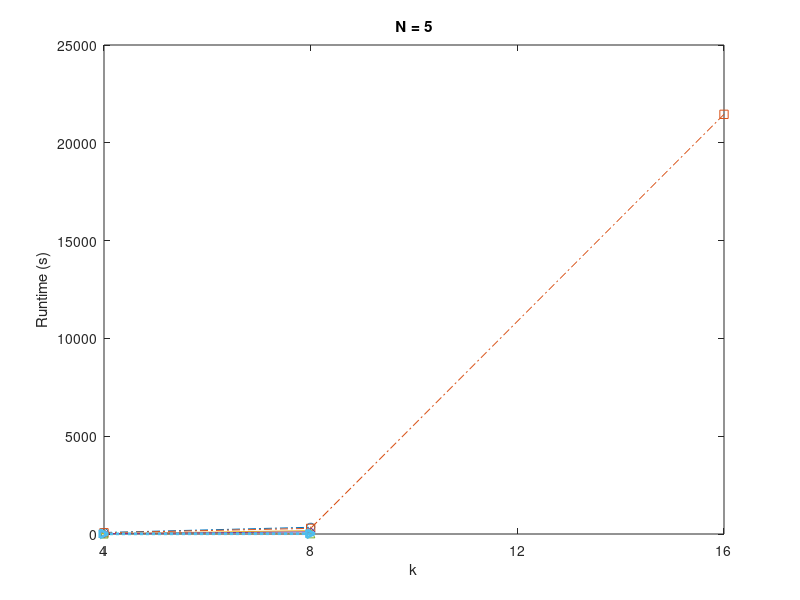
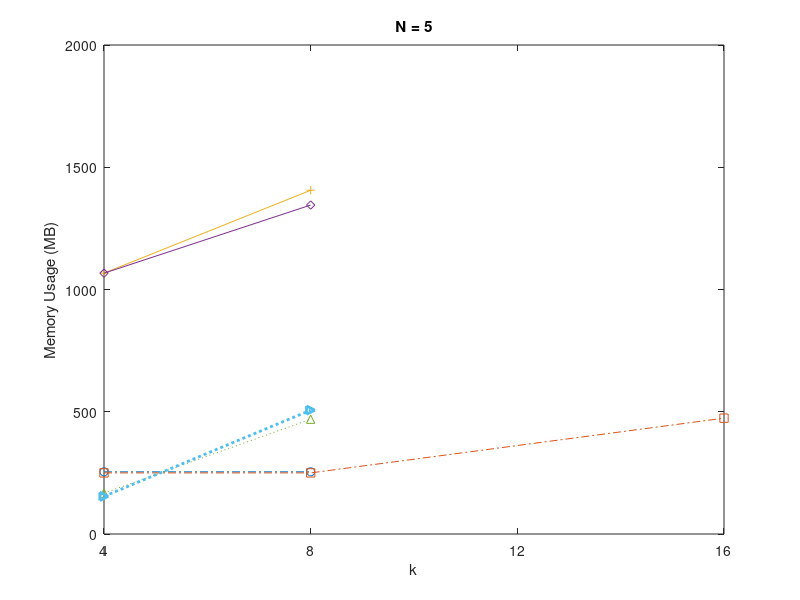

The MATLAB source for these figures, in order:

%time_safe8 = [1.6 1.1 8.3 6.9 76.1 40.1 344.8 288.8];
time_safe5 = [77.51 344.4];
time_unsafe5 = [63.93 288.8 21456];
hycomp_time_safe5 = [17.13 172.4];
hycomp_time_unsafe5 = [16.56 109.1];
dreach_time_safe5 = [7.7 16.69];
dreach_time_unsafe5 = [7.7 17];
%%%%%
mem_safe5 = [254.3 254.4];
mem_unsafe5 = [249.9 249.9 473.8];
hycomp_mem_safe5 = [1067 1405.9];
hycomp_mem_unsafe5 = [1066.7 1345.4];
dreach_mem_safe5 = [167.2 469.6];
dreach_mem_unsafe5 = [153.9 506.5];
%%%%%

N = [ 4 8 16 32];
N_2 = [ 4 8]; 
N_3 = [ 4 8 16];
% plot runtime at k <= 8
figure
%plot(time_safe5, N, 'LineWidth',1.3); 
%plot(N,time_safe5,'-.ro',N,time_unsafe5,'-.b','LineWidth',2);
plot(N_2,time_safe5,'-.o',N_3,time_unsafe5,'-.s',N_2,hycomp_time_safe5,'-+',N_2,hycomp_time_unsafe5,'-d',...
    N_2,dreach_time_safe5,':^',N_2,dreach_time_unsafe5,':>','LineWidth',2);
%plot(N,time_safe5,'-ro',N,time_unsafe5,'-.b','LineWidth',2);
%hold on;
%plot(N,hycomp_time_safe5,'-+g',N,hycomp_time_unsafe5,'-dy','LineWidth',2);
ax = gca;
set(ax,'XTick',[ 4 8 12 16]);
%
xlabel('k');
ylabel('Runtime (s)');
%legend('QBMC-safe','QBMC-unsafe','HyComp-safe','HyComp-unsafe','dReach-safe','dReach-unsafe','Location','northwest');
title('N = 5');
% plot memmory at k <= 8 [ 4 8 12 16 20 24 28 32]
figure
plot(N_2,mem_safe5,'-.o',N_3,mem_unsafe5,'-.s',N_2,hycomp_mem_safe5,'-+',N_2,hycomp_mem_unsafe5,'-d',...
    N_2,dreach_mem_safe5,':^',N_2,dreach_mem_unsafe5,':>','LineWidth',2);
ax = gca;
set(ax,'XTick',[ 4 8 12 16]);
xlabel('k');
ylabel('Memory Usage (MB)');
%legend('QBMC-safe','QBMC-unsafe','HyComp-safe','HyComp-unsafe','dReach-safe','dReach-unsafe','Location','northwest');
title('N = 5');